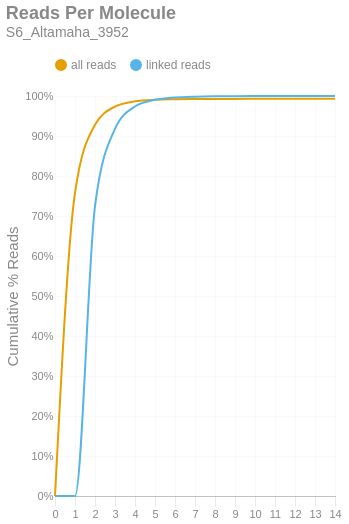

The notebook cell this image was saved under:
### Markdown cell above
### Reads per Molecule
This chart shows the cumulative distribution of the number of reads per linked molecule. That is, how many alignments are associated with a unique molecule. This excludes the number of reads associated with invalid or absent linked-read barcodes. The `linked` histogram is the percentages recalculated when disregarding singletons.

### Code cell
if SKIPLR:
    print_html(f"Skipped")
else:
    counts = np.bincount(valids['reads'].cast(pl.Int64).to_numpy())
    weighted = counts * np.arange(len(counts))
    all_perc = weighted / n_reads
    linked_perc = weighted / n_linked_reads
    linked_perc[1] = 0
    binned_df = pl.DataFrame({
        'readsper': list(range(len(counts))),
        'all reads (cumsum)': np.cumsum(all_perc).tolist(),
        'linked reads (cumsum)': np.cumsum(linked_perc).tolist(),
    })

    with SafeRender(binned_df):
        (
            density_plot(binned_df, 'Reads Per Molecule', samplename, 'readspmol')
            .encode(
                x=alt.X('readsper:O', title=None).axis(labelAngle=0).scale(padding=0),
                y=alt.Y('value:Q', title='Cumulative % Reads').axis(format='%').stack(False),
                color=alt.Color("key:N").scale(domain=["all reads", "linked reads"]),
                tooltip=[
                    alt.Tooltip("key:N", title="Data Type"),
                    alt.Tooltip("readsper:O", title="Reads Per Molecule"),
                    alt.Tooltip("value:Q", format=".2%", title="% Reads (Cum.)")
                ]            
            )
        ).display()

### Figure 1 — Vega-Lite specification as saved in the notebook (floating-point values rounded to 4 significant figures)
{"width": "container", "height": 400, "config": {"title": {"anchor": "start", "dy": -15, "fontSize": 18, "color": "#888888", "subtitleColor": "#888888", "subtitleFontSize": 14}, "arc": {"fill": "#0072B2"}, "axis": {"domainColor": "#888888", "domainWidth": 0.5, "gridWidth": 0.2, "grid": false, "titleFontWeight": 400, "titleFontSize": 15, "labelFontSize": 11, "labelColor": "#888888", "tickColor": "#888888", "tickWidth": 0.2, "titleColor": "#888888"}, "axisBand": {"grid": false}, "axisX": {"grid": true, "tickSize": 10, "domainCap": "round"}, "axisY": {"domain": false, "grid": true, "tickSize": 0, "domainCap": "round"}, "background": "transparent", "header": {"labelFontSize": 15, "labelColor": "#888888", "titleFontSize": 15, "titleFontWeight": 600, "titleColor": "#888888"}, "legend": {"labelFont": "sans-serif", "labelFontSize": 12, "labelColor": "#888888", "symbolSize": 100, "symbolType": "circle", "titleFontSize": 12, "titlePadding": 10, "titleColor": "#888888", "title": null, "orient": "top"}, "range": {"category": ["#E69F00", "#56B4E9", "#009E73", "#F0E442", "#0072B2", "#D55E00", "#CC79A7", "#000000"], "diverging": ["#cfe8f3", "#a2d4ec", "#73bfe2", "#46abdb", "#1696d2", "#12719e"]}, "area": {"fill": "#0072B2", "fillOpacity": 0.7, "line": true, "strokeOpacity": 0.7}, "line": {"color": "#0072B2", "stroke": "#0072B2", "strokeWidth": 2}, "trail": {"color": "#0072B2", "stroke": "#0072B2", "strokeWidth": 0, "size": 1}, "point": {"filled": true, "fillOpacity": 1.0, "size": 95}, "text": {"color": "#888888", "fontSize": 11, "align": "right", "fontWeight": 400, "size": 11}, "bar": {"fill": "#0072B2", "stroke": null}, "view": {"stroke": null, "continuousWidth": 660, "continuousHeight": 400}}, "data": {"name": "data-d4bf38beb116fdafc44b194700378b97"}, "mark": {"type": "line", "interpolate": "monotone", "point": {"opacity": 0, "size": 275}}, "encoding": {"color": {"field": "key", "scale": {"domain": ["all reads", "linked reads"]}, "type": "nominal"}, "tooltip": [{"field": "key", "title": "Data Type", "type": "nominal"}, {"field": "readsper", "title": "Reads Per Molecule", "type": "ordinal"}, {"field": "value", "format": ".2%", "title": "% Reads (Cum.)", "type": "quantitative"}], "x": {"axis": {"labelAngle": 0}, "field": "readsper", "scale": {"padding": 0}, "title": null, "type": "ordinal"}, "y": {"axis": {"format": "%"}, "field": "value", "stack": false, "title": "Cumulative % Reads", "type": "quantitative"}}, "params": [{"name": "param_c36ac31b6afebe62", "select": {"type": "point", "fields": ["key"]}, "bind": "legend"}], "title": {"text": "Reads Per Molecule", "subtitle": "S6_Altamaha_3952"}, "transform": [{"fold": ["all reads (cumsum)", "linked reads (cumsum)"]}, {"calculate": "replace(datum.key, ' (cumsum)', '')", "as": "key"}, {"filter": {"param": "param_c36ac31b6afebe62"}}], "usermeta": {"embedOptions": {"downloadFileName": "S6_Altamaha_3952.readspmol"}}, "$schema": "https://vega.github.io/schema/vega-lite/v6.1.0.json", "datasets": {"data-d4bf38beb116fdafc44b194700378b97": [{"readsper": 0, "all reads (cumsum)": 0.0, "linked reads (cumsum)": 0.0}, {"readsper": 1, "all reads (cumsum)": 0.7577, "linked reads (cumsum)": 0.0}, {"readsper": 2, "all reads (cumsum)": 0.9282, "linked reads (cumsum)": 0.7248}, {"readsper": 3, "all reads (cumsum)": 0.9736, "linked reads (cumsum)": 0.9179}, {"readsper": 4, "all reads (cumsum)": 0.9867, "linked reads (cumsum)": 0.9737}, {"readsper": 5, "all reads (cumsum)": 0.9906, "linked reads (cumsum)": 0.9904}, {"readsper": 6, "all reads (cumsum)": 0.992, "linked reads (cumsum)": 0.9961}, {"readsper": 7, "all reads (cumsum)": 0.9925, "linked reads (cumsum)": 0.9983}, {"readsper": 8, "all reads (cumsum)": 0.9927, "linked reads (cumsum)": 0.9993}, {"readsper": 9, "all reads (cumsum)": 0.9928, "linked reads (cumsum)": 0.9996}, {"readsper": 10, "all reads (cumsum)": 0.9928, "linked reads (cumsum)": 0.9998}, {"readsper": 11, "all reads (cumsum)": 0.9929, "linked reads (cumsum)": 0.9999}, {"readsper": 12, "all reads (cumsum)": 0.9929, "linked reads (cumsum)": 1.0}, {"readsper": 13, "all reads (cumsum)": 0.9929, "linked reads (cumsum)": 1.0}, {"readsper": 14, "all reads (cumsum)": 0.9929, "linked reads (cumsum)": 1.0}]}}
